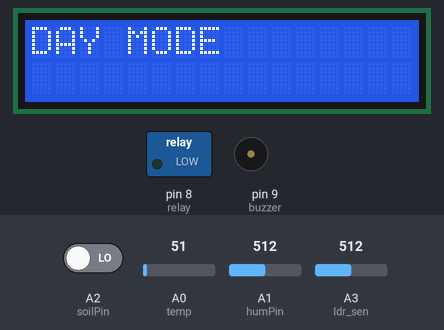
This sketch was run on a simulated Arduino Mega 2560, built with avr-gcc and run on an emulated ATmega2560. Parts: 16×2 character LCD, switched loads named in the sketch (green lamp = pin HIGH), buzzer (waves = sounding, pin HIGH). Inputs (shaded band) come from the test bench; at power-on: A1 (humPin) = 512, A0 (temp) = 51, A3 (ldr_sen) = 512, A2 (soilPin) LOW. WiFi joins after 1.5 s; servers stay silent unless stated; uploads are accepted with an empty reply; what the sketch prints to the serial monitor is not drawn.

Above: at 4.8 s.
4.9 s: A1 (humPin) set to 582
18.3 s: A1 (humPin) set to 614
At 29.1 s:
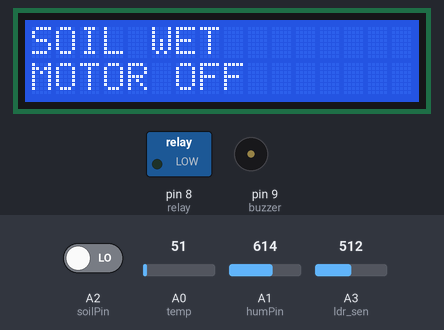
32.3 s: A0 (temp) set to 163
At 40.7 s:
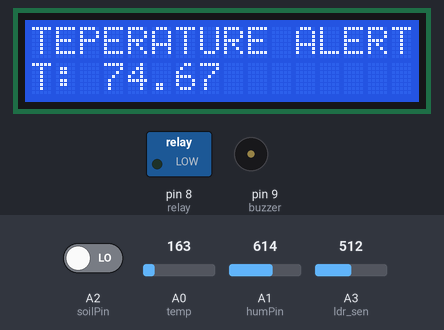
44.7 s: A3 (ldr_sen) set to 910
At 50.4 s:
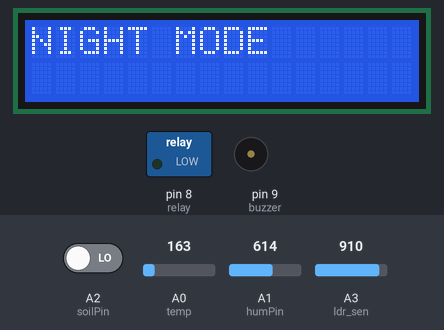
53.3 s: A3 (ldr_sen) set to 900
At 61.9 s:
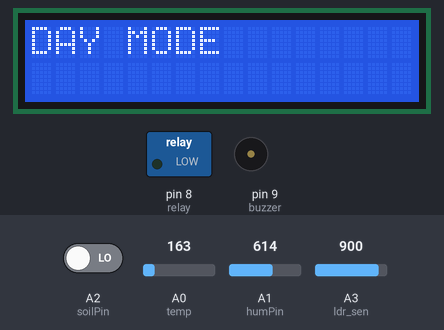
64.5 s: A3 (ldr_sen) set to 1023
At 73.4 s:
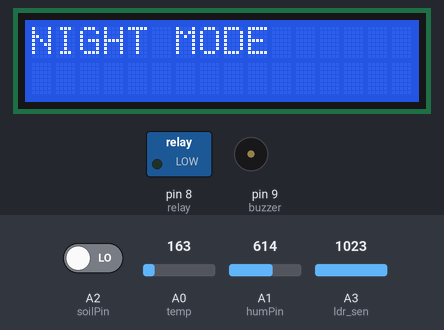
Timing chart, 0 to 77.0 s (numbered marks = the images above; inputs shaded):
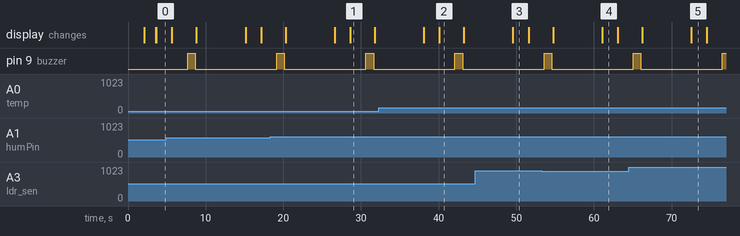

The sketch:

smart_irrigation_jbiet.ino
```cpp
#include "WiFiEsp.h"

// Emulate Serial1 on pins 6/7 if not present
#ifndef HAVE_HWSERIAL1
#include "SoftwareSerial.h"
SoftwareSerial Serial1(12, 13); // RX, TX
#endif

char ssid[] = "project12";            // your network SSID (name)
char pass[] = "project123456";        // your network password
int status = WL_IDLE_STATUS;     // the Wifi radio's status

char server[] = "api.thingspeak.com";

// Initialize the Ethernet client object
WiFiEspClient client;


#include <LiquidCrystal.h>
#include <String.h>

LiquidCrystal lcd (2,3,4,5,6,7);
String A = "GET /update?api_key=494L6MKERWKK7H1W&field1=";
String Z = " HTTP/1.1";
String iot = "\0";;
#define temp A0
#define humPin A1
#define soilPin A2
#define ldr_sen A3
#define relay 8
#define buzzer 9


float temp1=0.0;
unsigned temp2 = 0;
int hum = 0;
int flag = 0;

String H = "\0";
String S = "\0";
String M = "\0";

void lcdstring(int a, int b, int data)
{
  lcd.setCursor(a,b);
  lcd.print(data);
}

void beep ()
{
  digitalWrite(buzzer,HIGH); delay(1000);
  digitalWrite(buzzer,LOW); delay(100);
}
void beep1 ()
{
  digitalWrite(buzzer,HIGH); delay(400);
  digitalWrite(buzzer,LOW); delay(200);
  digitalWrite(buzzer,HIGH); delay(400);
  digitalWrite(buzzer,LOW); delay(200);
  digitalWrite(buzzer,HIGH); delay(400);
  digitalWrite(buzzer,LOW); delay(100);
}
void setup() {
  // put your setup code here, to run once:
Serial.begin(9600);
lcd.begin(16,2);

Serial.println("power up");
Serial1.begin(9600);

pinMode(temp,INPUT);
pinMode(humPin,INPUT);
pinMode(soilPin,INPUT);
pinMode(buzzer,OUTPUT);
pinMode(relay,OUTPUT);

lcd.clear();
lcd.setCursor(0,0);
lcd.print("SMART IRRIGATION");
lcd.setCursor(0,1);
lcd.print(".................");
delay(2000);


  WiFi.init(&Serial1);
  if (WiFi.status() == WL_NO_SHIELD) {
    Serial.println("WiFi shield not present");
    // don't continue

lcd.clear();
lcd.setCursor(0,0);
lcd.print("WI-FI NOT CONNECTED");
lcd.setCursor(0,1);
lcd.print("PLEASE RESTART KIT");
delay(10);
    while (true);
  }

lcd.clear();
lcd.setCursor(0,0);
lcd.print("CONNECTING TO");
lcd.setCursor(0,1);
lcd.print(ssid);
delay(10);
  // attempt to connect to WiFi network
  while ( status != WL_CONNECTED) {
    Serial.print("Attempting to connect to WPA SSID: ");
    Serial.println(ssid);
    // Connect to WPA/WPA2 network
    status = WiFi.begin(ssid, pass);
  }
lcd.clear();
lcd.setCursor(0,0);
lcd.print("CONNECTED TO");
lcd.setCursor(0,1);
lcd.print(ssid);
delay(10);
  // you're connected now, so print out the data
  Serial.println("You're connected to the network");

}

void loop() {
  // put your main code here, to run repeatedly:

H = "\0";
S = "\0";

temp2 = analogRead(temp);
float V=temp2*(5/(1023.00)); //conversion of analog voltage to digital voltage.
  temp1=V*100; //temperature in centigrade scale.

  temp1 = temp1 - 5;
Serial.print("temperature is = "); Serial.println(temp1);
delay(50);
hum = analogRead(humPin);
Serial.println("hum = "+String(hum));

int ldr=analogRead(ldr_sen);
Serial.print("LDR:");
Serial.println(ldr);

if(ldr>900){
  lcd.clear();
  lcd.setCursor(0,0);
  lcd.print("NIGHT MODE");
  delay(2000);
}
else{
  lcd.clear();
  lcd.setCursor(0,0);
  lcd.print("DAY MODE");
  delay(2000);
}
if (temp1 > 65)
{
  M = "0";
  flag = 0;
Serial.println("temperature alert");
  lcd.clear ();
 lcd.setCursor(0,0);
 lcd.print("TEPERATURE ALERT ");
 lcd.setCursor(0,1);
 lcd.print("T: "+String(temp1));
 digitalWrite(relay,LOW);
 delay(2000);
 beep ();
}
else if (hum < 600)
{
  H = "100";
  M = "0";
  flag = 0;
  Serial.println("humidity alert");
  lcd.clear ();
 lcd.setCursor(0,0);
 lcd.print("HUMIDITY ALERT ");
 lcd.setCursor(0,1);
 lcd.print("MOTOR OFF");
 digitalWrite(relay,LOW);
 delay(2000);
 beep ();
}//*/
else if (digitalRead(soilPin)==LOW)
{
  S = "100";
  M = "0";
  flag = 0;
  Serial.println("SOIL WET DETECTED");
  lcd.clear ();
 lcd.setCursor(0,0);
 lcd.print("SOIL WET      ");
 lcd.setCursor(0,1);
 lcd.print("MOTOR OFF");
 digitalWrite(relay,LOW);
 delay(2000);
 beep ();
}
else
{
  M = "100";
  lcd.clear ();
lcd.setCursor (0,0);
lcd.print ("T: "+String(temp1));
lcd.setCursor (0,1);
lcd.print ("H: L");
lcd.setCursor (8,1);
lcd.print ("S: L");
lcd.setCursor (0,1);
digitalWrite(relay,HIGH);
delay(100);
}
//flag = 3;
if (flag < 2)
{
  flag ++;
  iot =A+ String(temp1)+"field2="+H+"field3="+S+"field4="+M ;
  Serial.println("sending data to server");
  Serial.println("iot = "+ A+ String(temp1)+"&field2="+H+"&field3="+S+"&field4="+M);

lcd.clear();
lcd.setCursor(0,0);
lcd.print("sending data   ");
lcd.setCursor(0,1);
lcd.print("   to server   ");
  delay(6000);

  Serial.println("Starting connection to server...");
  // if you get a connection, report back via serial
  if (client.connect(server, 80)) {
    Serial.println("Connected to server");
    // Make a HTTP request
    client.println(A+ String(temp1)+"&field2="+H+"&field3="+S+"&field4="+M);
    client.println("Host: api.thingspeak.com");
    client.println("Connection: close");
    client.println();
  }

  while (client.available()) {
    char c = client.read();
    Serial.write(c);
  }
   if (!client.connected()) {
    Serial.println();
    Serial.println("Disconnecting from server...");
    client.stop();

  Serial.println("sending data to server");
lcd.clear();
lcd.setCursor(0,0);
lcd.print("  data  sent   ");
lcd.setCursor(0,1);
lcd.print("   to server   ");
  delay(10000);
  beep1 ();
}
}
}//loop
void sendserver (String rr)
{
  Serial.println("sending data to server");
  Serial.println("iot = "+String(iot));

lcd.clear();
lcd.setCursor(0,0);
lcd.print("sending data   ");
lcd.setCursor(0,1);
lcd.print("   to server   ");
  delay(6000);

  Serial.println("Starting connection to server...");
  // if you get a connection, report back via serial
  if (client.connect(server, 80)) {
    Serial.println("Connected to server");
    // Make a HTTP request
    client.println(rr);
    client.println("Host: api.thingspeak.com");
    client.println("Connection: close");
    client.println();
  }

  while (client.available()) {
    char c = client.read();
    Serial.write(c);
  }
   if (!client.connected()) {
    Serial.println();
    Serial.println("Disconnecting from server...");
    client.stop();

  Serial.println("sending data to server");
lcd.clear();
lcd.setCursor(0,0);
lcd.print("  data  sent   ");
lcd.setCursor(0,1);
lcd.print("   to server   ");
  delay(10000);
  beep1 ();
}
}
```

Measured:
- the behaviour switches between 599 and 600 on A1 (humPin) (found by bisection; images 0 and 1)
- after the input at 18.3 s, the display: first differs from a run without the input after 10.3 s (image 1)
- after the input at 32.3 s, the display: first differs from a run without the input after 7.8 s (image 2)
- after the input at 44.7 s, the display: changes after 4.9 s (image 3)
- after the input at 53.3 s, the display: first differs from a run without the input after 7.7 s (image 4)
- after the input at 64.5 s, the display: first differs from a run without the input after 8.0 s (image 5)
- by itself, pin 9 (buzzer): alternates HIGH for 1.0 s and LOW for 10.5 s
